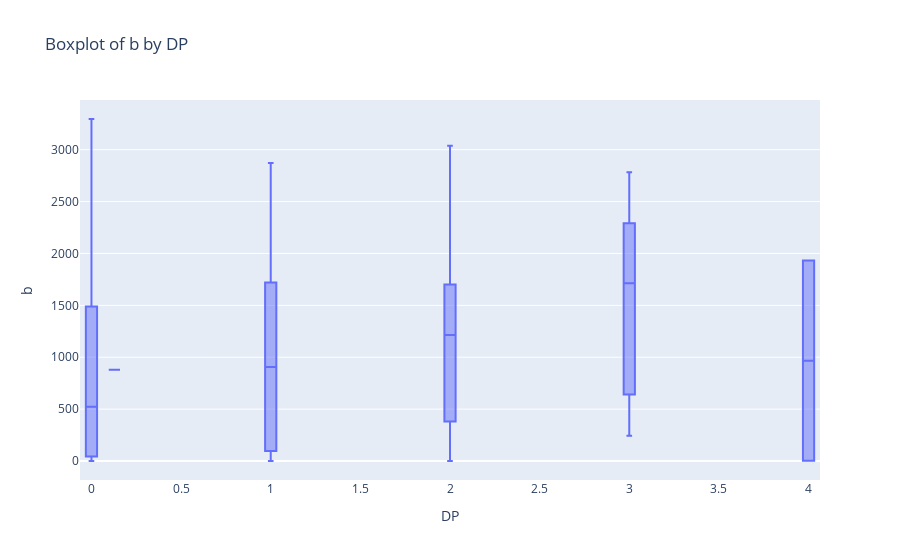

The notebook cell saved with this chart:
### Code cell
# 2.1 Boxplots
category_column = None
category_column = 'DP'
plotly_boxplot = boxplots.boxplot_plotly(df_inputed_knn, 'b', category_column)
plotly_boxplot

### Figure 1 — Plotly figure (JSON) as saved in the notebook; plotly's stock layout.template omitted (floating-point values rounded to 4 significant figures; data arrays with more than 128 entries replaced by an {"elided": "..."} marker saying what was removed)
{"data": [{"alignmentgroup": "True", "hovertemplate": "DP=%{x}<br>b=%{y}<extra></extra>", "legendgroup": "", "marker": {"color": "#636efa"}, "name": "", "notched": false, "offsetgroup": "", "orientation": "v", "showlegend": false, "type": "box", "x": {"elided": "2129 float values"}, "x0": " ", "xaxis": "x", "y": {"elided": "2129 float values"}, "y0": " ", "yaxis": "y"}], "layout": {"boxmode": "group", "legend": {"tracegroupgap": 0}, "title": {"text": "Boxplot of b by DP"}, "xaxis": {"anchor": "y", "domain": [0, 1], "title": {"text": "DP"}}, "yaxis": {"anchor": "x", "domain": [0, 1], "title": {"text": "b"}}}}
